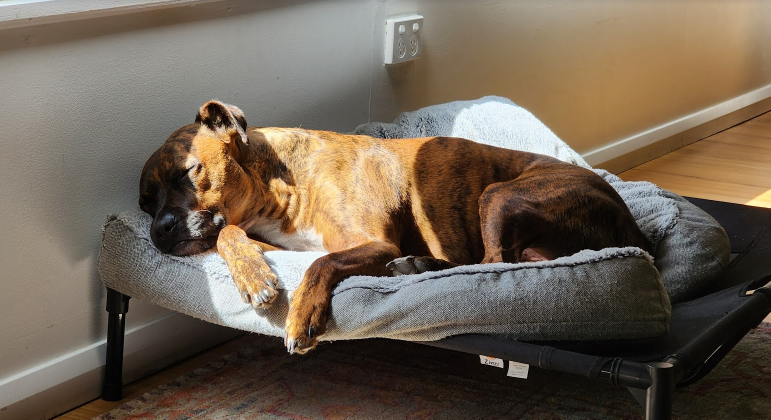
#> input picture mydog.png, 1541 x 839 px (shown at 1/2 size)
$ python example2.py
#> lines starting #> are read from the running program, lines starting #| are printed output that depends on the picture
#> the answer given: 1
# importing the required libraries
import cv2
import numpy as np
import types
# from google.colab.patches import cv2_imshow

# converting types to binary
# [73 lines left out: functions msg_to_bin, hide_data, show_data, not called in this run]

# defining function to encode data into Image
def encodeText():
    img_name = input("Enter image name (with extension): ")
#> the answer given: ../mydog.png
    # reading the input image using OpenCV-Python
    img = cv2.imread(img_name)
#> img is the input picture: shape (839, 1541, 3); mean B, G, R 83.7, 98.9, 112.5

    # printing the details of the image
    print("The shape of the image is: ", img.shape) # checking the image shape to calculate the number of bytes in it
#| The shape of the image is:  (839, 1541, 3)
    print("The original image is as shown below: ")
    # resizing the image as per the need
    resizedImg = cv2.resize(img, (500, 500))
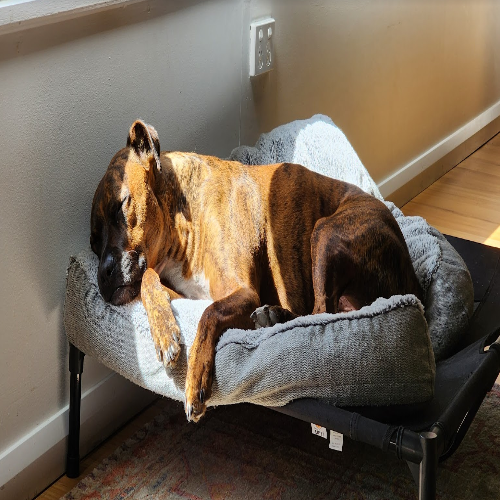
#> resizedImg: shape (500, 500, 3); mean B, G, R 83.6, 98.8, 112.4
    # displaying the image
    # cv2_imshow(resizedImg)

#> (the run stopped early here; a loop or call above may not have finished)
